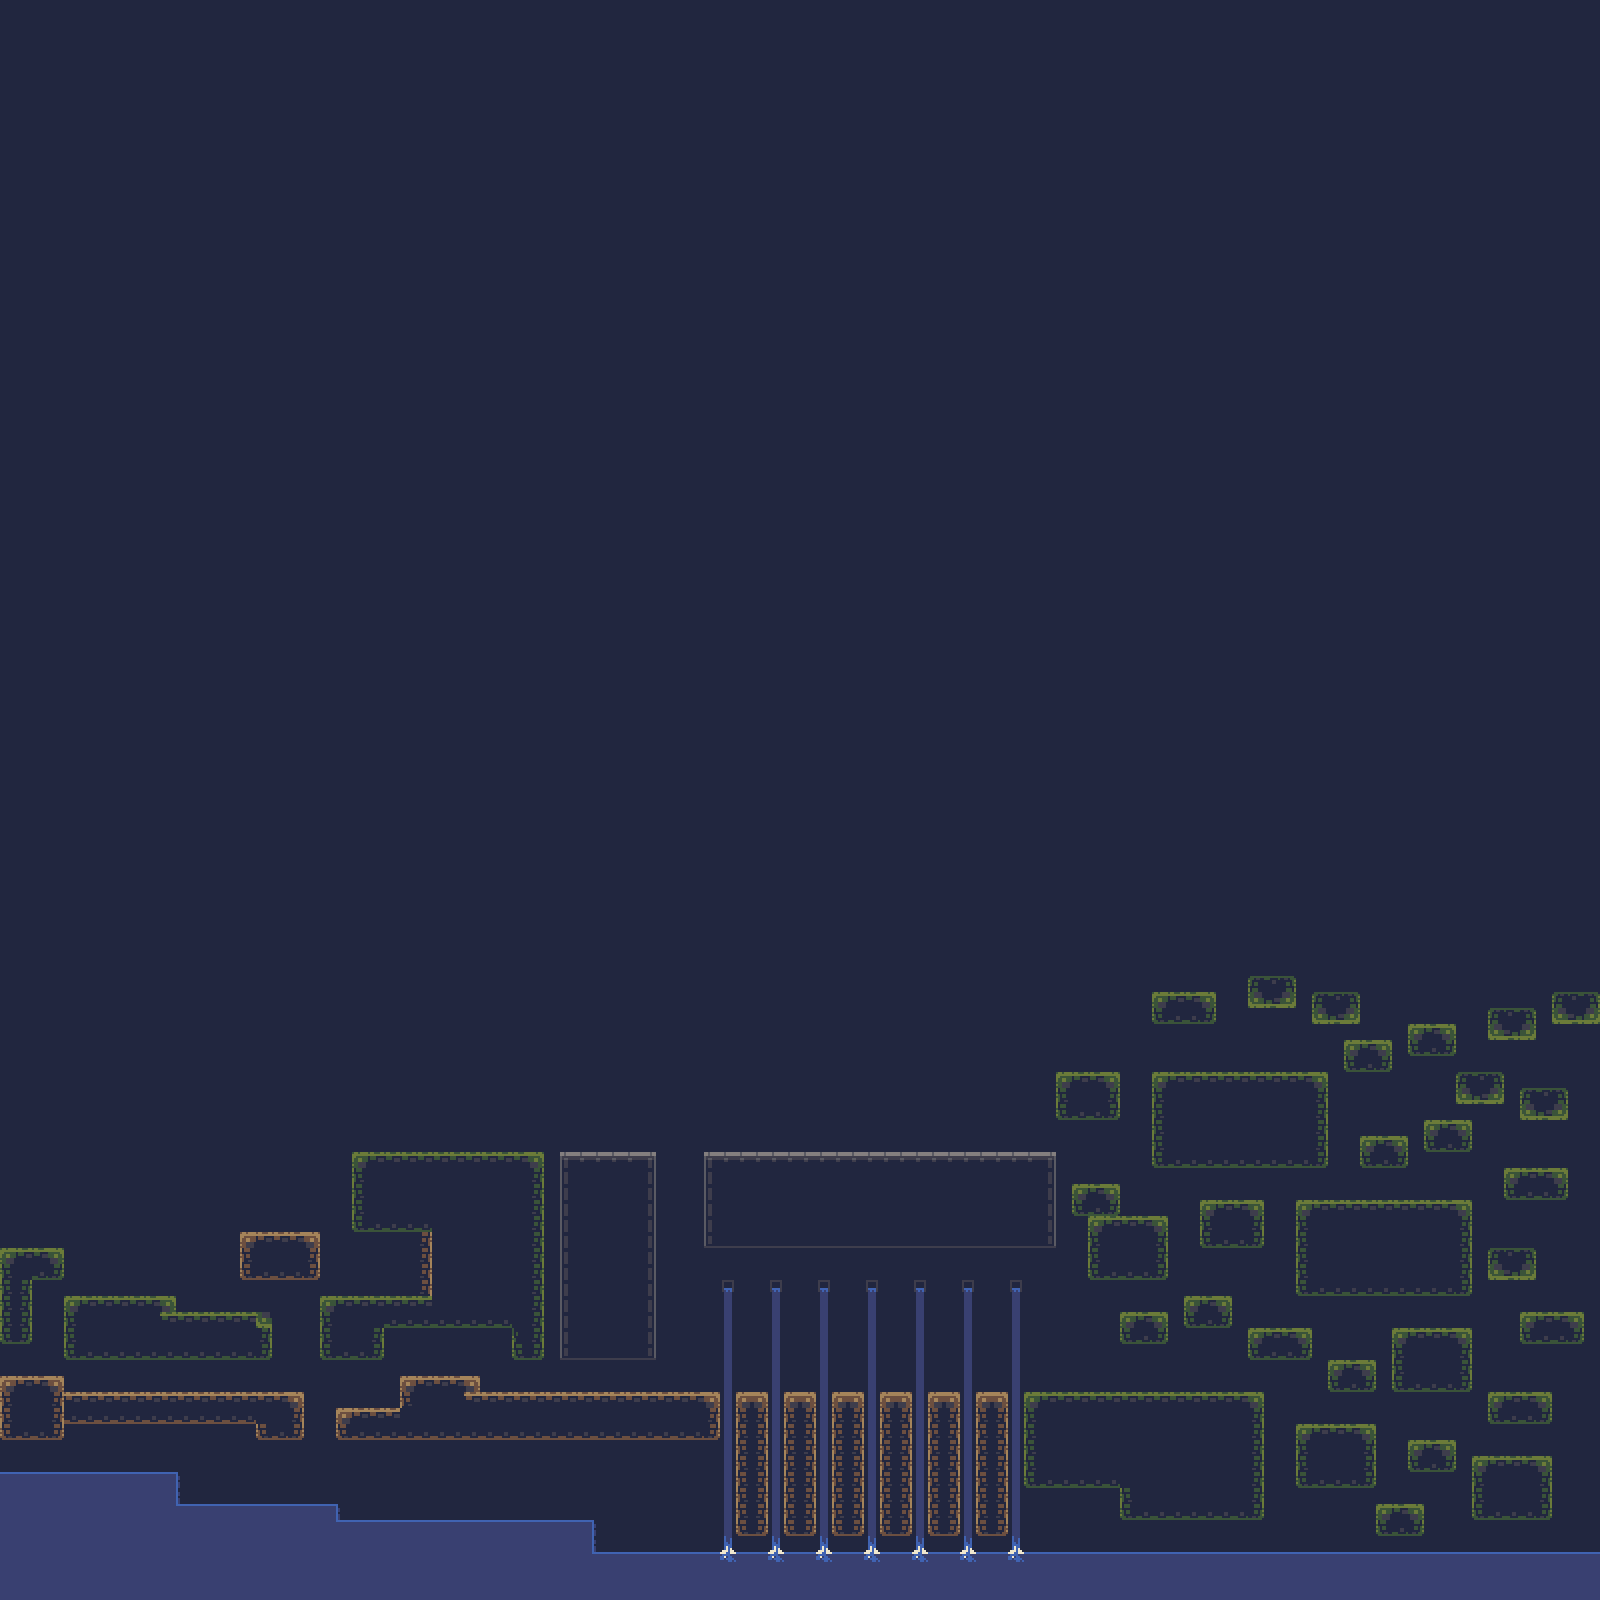

Rendered tile map (Tiled .tmx) drawn with the repository's tilesets; below, a short description and the map source with its tile grids summarised:
An orthogonal 100x100 tile map with 16x16 px tiles, 3 tile layers (background, outline, water) and 45 objects.

<map version="1.2" tiledversion="1.2.2" orientation="orthogonal" renderorder="right-down" width="100" height="100" tilewidth="16" tileheight="16" infinite="0" nextlayerid="12" nextobjectid="68">
 <tileset firstgid="1" source="cavesofgallet_tiles-new.tsx" />
 <layer id="2" name="background" width="100" height="100">
  <data>[10000 cells, 10000 non-empty, 1 distinct tile ids]</data>
 </layer>
 <layer id="3" name="outline" width="100" height="100">
  <data>[10000 cells, 725 non-empty, 16 distinct tile ids]</data>
 </layer>
 <layer id="9" name="water" width="100" height="100">
  <data>[10000 cells, 541 non-empty, 7 distinct tile ids]</data>
 </layer>
 <objectgroup id="10" name="ground" visible="0">
  <object id="7" x="1120" y="1312" width="48" height="32" />
  <object id="8" x="976" y="1392" width="32" height="144" />
  <object id="9" x="928" y="1392" width="32" height="144" />
  <object id="10" x="64" y="1296" width="112" height="64" />
  <object id="11" x="176" y="1312" width="96" height="48" />
  <object id="12" x="240" y="1232" width="80" height="48" />
  <object id="14" x="736" y="1392" width="32" height="144" />
  <object id="15" x="784" y="1392" width="32" height="144" />
  <object id="17" x="832" y="1392" width="32" height="144" />
  <object id="18" x="880" y="1392" width="32" height="144" />
  <object id="20" x="1024" y="1392" width="240" height="96" />
  <object id="21" x="1120" y="1488" width="144" height="32" />
  <object id="22" x="1296" y="1424" width="80" height="64" />
  <object id="23" x="1376" y="1504" width="48" height="32" />
  <object id="24" x="1408" y="1440" width="48" height="32" />
  <object id="25" x="1392" y="1328" width="80" height="64" />
  <object id="26" x="1248" y="1328" width="64" height="32" />
  <object id="27" x="1184" y="1296" width="48" height="32" />
  <object id="28" x="1328" y="1360" width="48" height="32" />
  <object id="31" x="0" y="1248" width="64" height="32" />
  <object id="32" x="0" y="1280" width="32" height="64" />
  <object id="34" x="0" y="1376" width="64" height="64" />
  <object id="36" x="64" y="1392" width="240" height="32" />
  <object id="37" x="256" y="1424" width="48" height="16" />
  <object id="38" x="336" y="1408" width="384" height="32" />
  <object id="39" x="400" y="1376" width="80" height="32" />
  <object id="40" x="480" y="1392" width="240" height="16" />
  <object id="41" x="560" y="1152" width="96" height="208" />
  <object id="42" x="352" y="1152" width="192" height="80" />
  <object id="43" x="320" y="1296" width="64" height="64" />
  <object id="44" x="512" y="1232" width="32" height="128" />
  <object id="45" x="384" y="1296" width="128" height="32" />
  <object id="48" x="432" y="1232" height="16" />
  <object id="49" x="416" y="1232" width="96" height="64" />
  <object id="51" x="1088" y="1216" width="80" height="64" />
  <object id="52" x="1072" y="1184" width="48" height="32" />
  <object id="53" x="704" y="1152" width="352" height="96" />
  <object id="54" x="1280" y="1152" width="176" height="96" />
  <object id="55" x="1488" y="1232" width="112" height="96" />
  <object id="56" x="1472" y="1456" width="80" height="64" />
  <object id="57" x="1184" y="1152" width="64" height="48" />
 </objectgroup>
 <objectgroup id="11" name="water" visible="0">
  <object id="61" x="0" y="1472" width="176" height="128" />
  <object id="62" x="176" y="1504" width="160" height="96" />
  <object id="63" x="336" y="1520" width="256" height="80" />
  <object id="67" x="592" y="1552" width="1008" height="48" />
 </objectgroup>
</map>